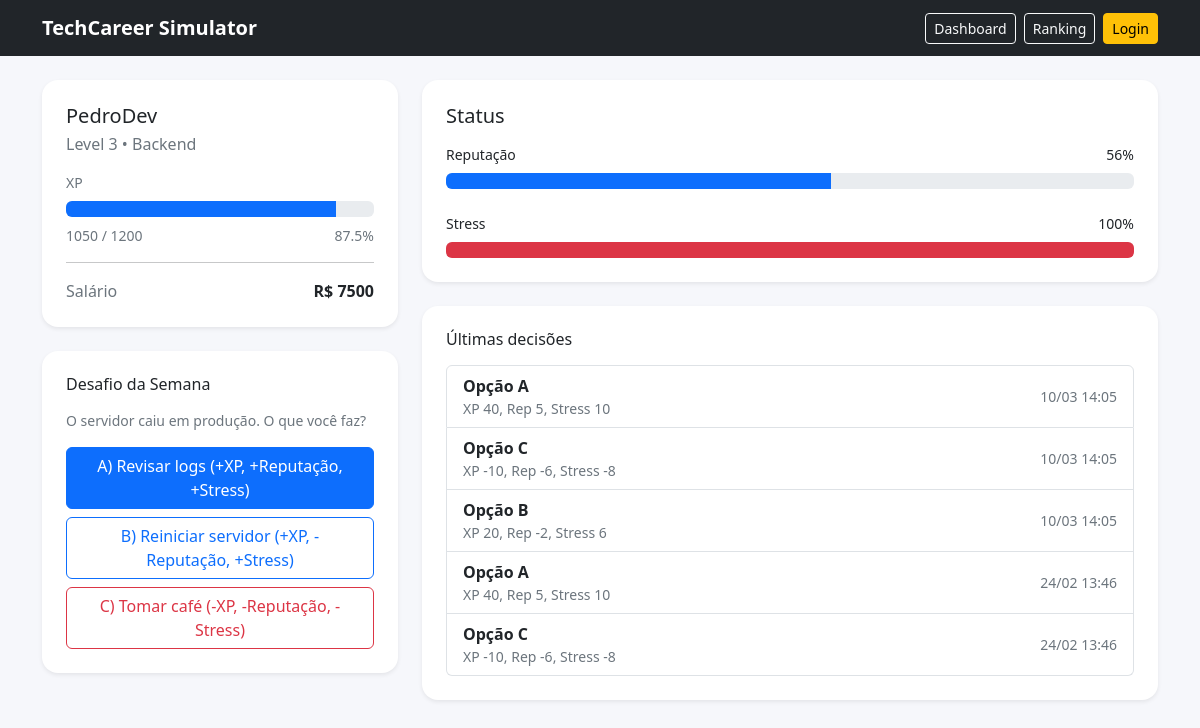
/dashboard, run on the app's committed database.
### models.py (models this page shows)
class User(db.Model):
    id = db.Column(db.Integer, primary_key=True)
    username = db.Column(db.String(100), unique=True, nullable=False)
    stats = db.relationship("Stats", backref="user", uselist=False)

class Stats(db.Model):
    id = db.Column(db.Integer, primary_key=True)
    user_id = db.Column(db.Integer, db.ForeignKey("user.id"), nullable=False, unique=True)
    level = db.Column(db.Integer, default=1)
    xp = db.Column(db.Integer, default=0)
    xp_max = db.Column(db.Integer, default=100)
    salary = db.Column(db.Integer, default=2000)
    reputation = db.Column(db.Integer, default=50)
    stress = db.Column(db.Integer, default=10)

class DecisionLog(db.Model):
    id = db.Column(db.Integer, primary_key=True)
    user_id = db.Column(db.Integer, db.ForeignKey("user.id"), nullable=False)
    choice = db.Column(db.String(1), nullable=False)  # A, B, C
    delta_xp = db.Column(db.Integer, default=0)
    delta_reputation = db.Column(db.Integer, default=0)
    delta_stress = db.Column(db.Integer, default=0)
    created_at = db.Column(db.DateTime, default=datetime.utcnow)

### app.py (the view)
@app.route("/dashboard")
def dashboard():
    user = User.query.first()
    stats = Stats.query.first()
    logs = DecisionLog.query.order_by(DecisionLog.created_at.desc()).limit(5).all()
    if not user or not stats:
        return redirect(url_for("login"))
    if stats.stress >= 90:
        player_status = "Em risco de burnout"
    elif stats.reputation >= 80:
        player_status = "Profissional em destaque"
    elif stats.xp >= stats.xp_max * 0.8:
        player_status = "Próximo de subir de nível"
    else:
        player_status = "Em desenvolvimento"
    return render_template(
        "dashboard.html",
        user=user,
        stats=stats,
        logs=logs,
        player_status=player_status
    )

### templates/dashboard.html (shortened to what this page needs)
{% extends "base.html" %}
{% block content %}
<div class="row g-4">
  <div class="col-12 col-lg-4">
    <div class="card shadow-sm border-0">
      <div class="card-body p-4">
        <h1 class="h5 mb-1">{{ user.username }}</h1>
        <p class="text-secondary mb-3">
          Level {{ stats.level }} • Backend
        </p>
        <div class="mb-2 small text-secondary">XP</div>
        <div class="progress mb-2">
          <div class="progress-bar"
               style="width: {{ (stats.xp / stats.xp_max) * 100 }}%">
          </div>
        </div>
        <div class="d-flex justify-content-between small text-secondary mb-3">
          <span>{{ stats.xp }} / {{ stats.xp_max }}</span>
          <span>{{ ((stats.xp / stats.xp_max) * 100) | round(1) }}%</span>
        </div>
        <hr>
        <div class="d-flex justify-content-between">
          <span class="text-secondary">Salário</span>
          <span class="fw-semibold">R$ {{ stats.salary }}</span>
        </div>
      </div>
    </div>
    <div class="card shadow-sm border-0 mt-4">
      <div class="card-body p-4">
        <h2 class="h6 mb-3">Desafio da Semana</h2>
        <p class="text-secondary small">
          O servidor caiu em produção. O que você faz?
        </p>
        <form method="POST" action="{{ url_for('choose') }}" class="d-grid gap-2 mt-3">
          <button class="btn btn-primary"
                  name="choice"
                  value="A"
                  type="submit">
            A) Revisar logs (+XP, +Reputação, +Stress)
          </button>
          <button class="btn btn-outline-primary"
                  name="choice"
                  value="B"
                  type="submit">
            B) Reiniciar servidor (+XP, -Reputação, +Stress)
          </button>
          <button class="btn btn-outline-danger"
                  name="choice"
                  value="C"
                  type="submit">
            C) Tomar café (-XP, -Reputação, -Stress)
          </button>
        </form>
      </div>
    </div>
  </div>
  <div class="col-12 col-lg-8">
    <div class="card shadow-sm border-0">
      <div class="card-body p-4">
        <h2 class="h5 mb-3">Status</h2>
        <div class="mb-2 d-flex justify-content-between small">
          <span>Reputação</span>
          <span>{{ stats.reputation }}%</span>
        </div>
        <div class="progress mb-4">
          <div class="progress-bar"
               style="width: {{ stats.reputation }}%">
          </div>
        </div>
        <div class="mb-2 d-flex justify-content-between small">
          <span>Stress</span>
          <span>{{ stats.stress }}%</span>
        </div>
        <div class="progress">
          <div class="progress-bar bg-danger"
               style="width: {{ stats.stress }}%">
          </div>
        </div>
      </div>
    </div>
    <div class="card shadow-sm border-0 mt-4">
      <div class="card-body p-4">
        <h2 class="h6 mb-3">Últimas decisões</h2>
        {% if logs and logs|length > 0 %}
          <div class="list-group">
            {% for l in logs %}
              <div class="list-group-item d-flex justify-content-between align-items-center">
                <div>
                  <div class="fw-semibold">Opção {{ l.choice }}</div>
                  <div class="text-secondary small">
                    XP {{ l.delta_xp }}, Rep {{ l.delta_reputation }}, Stress {{ l.delta_stress }}
                  </div>
                </div>
                <span class="text-secondary small">{{ l.created_at.strftime("%d/%m %H:%M") }}</span>
              </div>
            {% endfor %}
          </div>
        {% else %}
          <p class="text-secondary mb-0">Nenhuma decisão registrada ainda.</p>
        {% endif %}
      </div>
    </div>
  </div>
</div>
{% endblock %}

### templates/base.html (shortened to what this page needs)
<!doctype html>
<html lang="pt-br">
<head>
  <link href="https://cdn.jsdelivr.net/npm/bootstrap@5.3.3/dist/css/bootstrap.min.css" rel="stylesheet">
  <link href="{{ url_for('static', filename='css/style.css') }}" rel="stylesheet">
</head>
<body>
<nav class="navbar navbar-expand-lg navbar-dark bg-dark">
  <div class="container">
    <a class="navbar-brand fw-semibold" href="{{ url_for('dashboard') }}">TechCareer Simulator</a>
    <div class="ms-auto d-flex gap-2">
      <a class="btn btn-outline-light btn-sm" href="{{ url_for('dashboard') }}">Dashboard</a>
      <a class="btn btn-outline-light btn-sm" href="{{ url_for('ranking') }}">Ranking</a>
      <a class="btn btn-warning btn-sm" href="{{ url_for('login') }}">Login</a>
    </div>
  </div>
</nav>
<main class="container my-4">
  {% block content %}{% endblock %}
</main>
</body>
</html>

### static/css/style.css (style rules this page uses)
body { background: #f6f7fb; }
.card { border-radius: 16px; }

### data on the page
User: username "PedroDev"
Stats: level "3", xp "1050", xp_max "1200", ((stats.xp/stats.xp_max)*100)|round(1) "87.5", salary "7500", reputation "56", stress "100"
DecisionLog: choice "A", delta_xp "40", delta_reputation "5", delta_stress "10", created_at "10/03 14:05"
DecisionLog: choice "C", delta_xp "-10", delta_reputation "-6", delta_stress "-8", created_at "10/03 14:05"
DecisionLog: choice "B", delta_xp "20", delta_reputation "-2", delta_stress "6", created_at "10/03 14:05"
DecisionLog: choice "A", delta_xp "40", delta_reputation "5", delta_stress "10", created_at "24/02 13:46"
DecisionLog: choice "C", delta_xp "-10", delta_reputation "-6", delta_stress "-8", created_at "24/02 13:46"
